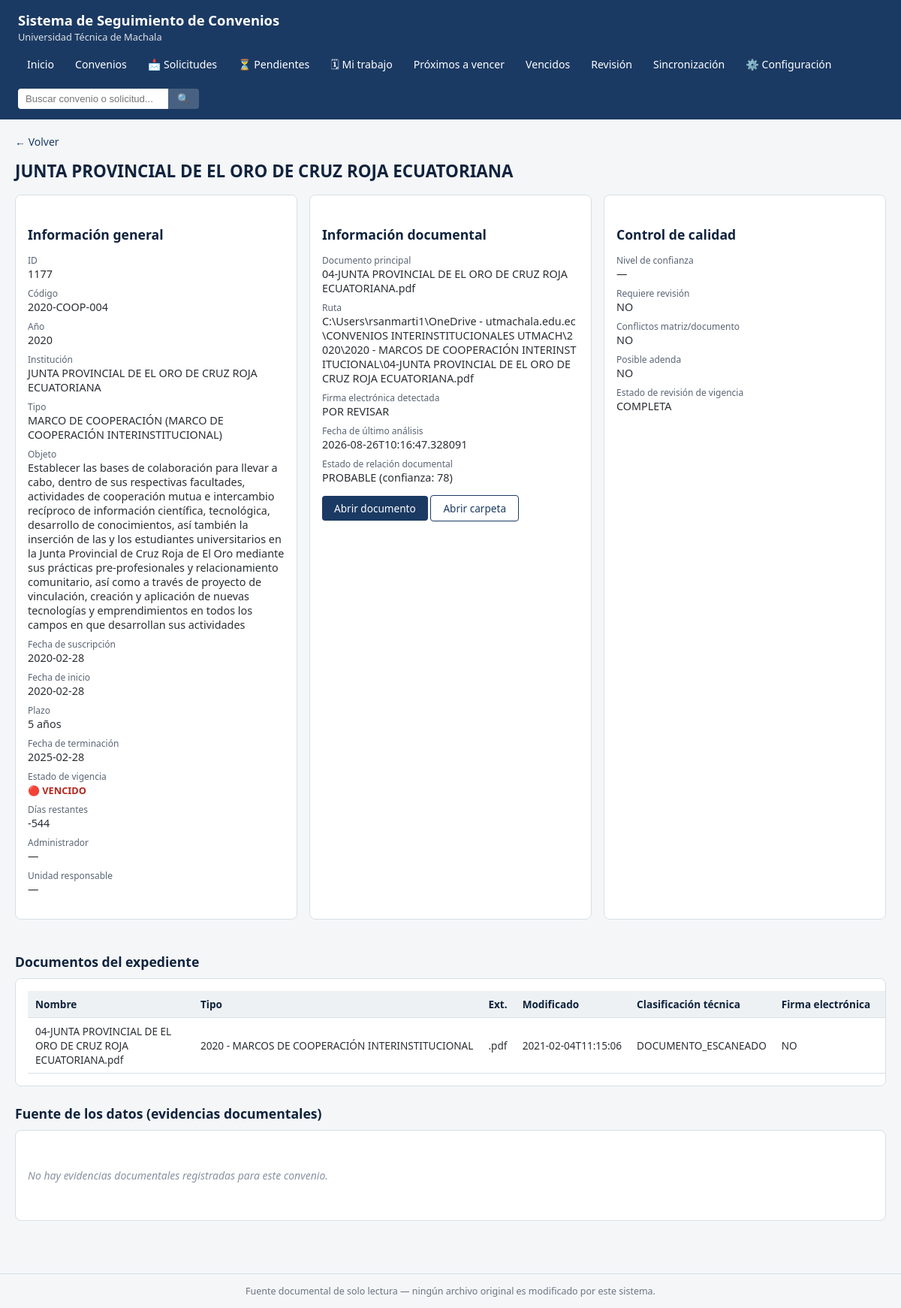
The page /convenios/1177 on the database its author committed.
### tables this page shows
CREATE TABLE convenios (
    id_sistema INTEGER PRIMARY KEY AUTOINCREMENT,
    anio INTEGER NOT NULL,
    codigo_original TEXT,
    numero_original TEXT,
    institucion TEXT,
    tipo_instrumento TEXT,
    subtipo TEXT,
    clasificacion_general TEXT,
    objeto TEXT,
    fecha_suscripcion TEXT,
    fecha_inicio TEXT,
    plazo TEXT,
    fecha_finalizacion TEXT,
    metodo_calculo_vigencia TEXT,
    administrador TEXT,
    unidad_responsable TEXT,
    observaciones_originales TEXT,
    hoja_origen TEXT,
    archivo_matriz_origen TEXT,
    fila_origen INTEGER,
    ruta_expediente TEXT,
    ruta_documento_principal TEXT,
    estado_relacion_documental TEXT,
    confianza_relacion INTEGER,
    estado_vigencia TEXT,
    requiere_revision INTEGER DEFAULT 0,
    notas_sistema TEXT,
    ruc TEXT,
    ambito TEXT,
    seccion TEXT,
    sector TEXT,
    direccion TEXT,
    representante_legal TEXT,
    contacto TEXT,
    email TEXT,
    telefono TEXT,
    carreras_beneficiadas TEXT,
    estado_original TEXT,
    link_documento_matriz TEXT,
    fecha_creacion_sistema TEXT,
    fecha_actualizacion_sistema TEXT
, objeto_documento_original TEXT, objeto_documento_resumen TEXT, fecha_suscripcion_documento TEXT, fecha_inicio_documento TEXT, plazo_documento TEXT, unidad_plazo_documento TEXT, fecha_finalizacion_documento TEXT, metodo_calculo_vigencia_documento TEXT, texto_fuente_vigencia TEXT, pagina_fuente_vigencia INTEGER, clausula_terminacion TEXT, renovacion_clausula TEXT, administrador_documento TEXT, administrador_documento_pagina INTEGER, firmantes_json TEXT, institucion_original_documento TEXT, institucion_normalizada TEXT, tiene_adenda TEXT, documento_adenda_ruta TEXT, conflicto_fecha TEXT, conflicto_institucion TEXT, requiere_revision_documental TEXT, estado_revision_vigencia TEXT, confianza_analisis TEXT, dias_para_vencimiento INTEGER, hash_documento_principal TEXT, fecha_ultimo_analisis_documento TEXT, id_solicitud_origen INTEGER);

CREATE TABLE documentos (
    id_documento INTEGER PRIMARY KEY AUTOINCREMENT,
    id_convenio INTEGER REFERENCES convenios(id_sistema),
    nombre TEXT NOT NULL,
    ruta TEXT NOT NULL UNIQUE,
    extension TEXT,
    tamano INTEGER,
    fecha_modificacion TEXT,
    anio INTEGER,
    carpeta_tipo TEXT,
    clasificacion_tecnica_pdf TEXT,
    firma_electronica_detectada TEXT,
    requiere_revision INTEGER DEFAULT 0,
    es_documento_principal INTEGER DEFAULT 0
, cantidad_firmas INTEGER, firmante_certificado TEXT, fecha_firma_metadato TEXT, emisor_certificado TEXT, razon_firma TEXT, tipo_documento_tecnico TEXT, hash_ultimo_analisis TEXT, fecha_ultimo_analisis TEXT);

### SISTEMA/routes/convenios.py (the view)
@bp.route("/convenios/<int:id_sistema>")
def ficha(id_sistema):
    conn = obtener_conexion()
    convenio = db_visualizador.obtener_convenio(conn, id_sistema)
    if convenio is None:
        abort(404)
    documentos = db_visualizador.obtener_documentos_de_convenio(conn, id_sistema)
    evidencias = db_visualizador.obtener_evidencias_de_convenio(conn, id_sistema)
    documentos_adenda = db_visualizador.obtener_adenda_documentos(conn, convenio["documento_adenda_ruta"])
    solicitud_origen = None
    if convenio["id_solicitud_origen"]:
        solicitud_origen = conn.execute(
            "SELECT id, codigo_solicitud FROM solicitudes WHERE id = ?", (convenio["id_solicitud_origen"],)
        ).fetchone()
    return render_template(
        "convenio_ficha.html",
        c=convenio, documentos=documentos, evidencias=evidencias, documentos_adenda=documentos_adenda,
        solicitud_origen=solicitud_origen,
    )

### SISTEMA/config.py (called while the page is built)
def cargar_config() -> Config:
    with open(RUTA_CONFIG_JSON, "r", encoding="utf-8") as f:
        datos = json.load(f)
    return Config(datos)

### SISTEMA/db_context.py (called while the page is built)
def obtener_conexion() -> sqlite3.Connection:
    if "db" not in g:
        config = cargar_config()
        g.db = db_visualizador.conectar(config.ruta_convenios_db)
    return g.db

### SISTEMA/services/db_visualizador.py (called while the page is built)
def conectar(ruta_db: Path) -> sqlite3.Connection:
    conn = sqlite3.connect(str(ruta_db))
    conn.row_factory = sqlite3.Row
    conn.execute("PRAGMA query_only = ON;")
    return conn

def obtener_convenio(conn, id_sistema: int):
    return conn.execute("SELECT * FROM convenios WHERE id_sistema = ?", (id_sistema,)).fetchone()

def obtener_documentos_de_convenio(conn, id_sistema: int):
    return conn.execute(
        """SELECT id_documento, nombre, ruta, extension, tamano, fecha_modificacion, carpeta_tipo,
                  clasificacion_tecnica_pdf, firma_electronica_detectada, requiere_revision,
                  es_documento_principal, tipo_documento_tecnico, cantidad_firmas, fecha_firma_metadato
           FROM documentos WHERE id_convenio = ? ORDER BY es_documento_principal DESC, nombre""",
        (id_sistema,),
    ).fetchall()

def obtener_evidencias_de_convenio(conn, id_sistema: int):
    return conn.execute(
        """SELECT campo, valor_extraido, pagina, fragmento_fuente, metodo_extraccion, nivel_confianza,
                  fecha_analisis
           FROM evidencias_documentales WHERE id_convenio = ? ORDER BY campo""",
        (id_sistema,),
    ).fetchall()

def obtener_adenda_documentos(conn, ruta_adenda: str):
    if not ruta_adenda:
        return []
    return conn.execute(
        "SELECT id_documento, nombre, ruta, fecha_modificacion FROM documentos WHERE ruta = ?",
        (ruta_adenda,),
    ).fetchall()

### SISTEMA/templates/convenio_ficha.html (shortened to what this page needs)
{% extends "base.html" %}
{% block contenido %}
<a class="enlace-volver" href="javascript:history.back()">&larr; Volver</a>
<h1>{{ c['institucion'] }}</h1>
<div class="ficha-secciones">
    <div class="panel">
        <h2>Información general</h2>
        <dl class="campo-lista">
            <dt>ID</dt><dd>{{ c['id_sistema'] }}</dd>
            <dt>Código</dt><dd>{{ c['codigo_original'] or c['numero_original'] or '—' }}</dd>
            <dt>Año</dt><dd>{{ c['anio'] }}</dd>
            <dt>Institución</dt><dd>{{ c['institucion'] }}</dd>
            <dt>Tipo</dt><dd>{{ c['tipo_instrumento'] or '—' }} {% if c['subtipo'] %}({{ c['subtipo'] }}){% endif %}</dd>
            <dt>Objeto</dt><dd>{{ c['objeto_documento_resumen'] or c['objeto'] or '—' }}</dd>
            <dt>Fecha de suscripción</dt><dd>{{ c['fecha_suscripcion_documento'] or c['fecha_suscripcion'] or '—' }}</dd>
            <dt>Fecha de inicio</dt><dd>{{ c['fecha_inicio_documento'] or c['fecha_inicio'] or '—' }}</dd>
            <dt>Plazo</dt><dd>{{ c['plazo_documento'] or c['plazo'] or '—' }}</dd>
            <dt>Fecha de terminación</dt><dd>{{ c['fecha_finalizacion_documento'] or c['fecha_finalizacion'] or '—' }}</dd>
            <dt>Estado de vigencia</dt>
            <dd>
                {% if c['estado_vigencia']=='VIGENTE' %}<span class="estado vigente">🟢 VIGENTE</span>
                {% elif c['estado_vigencia']=='PROXIMO_A_VENCER' %}<span class="estado proximo">🟡 PRÓXIMO A VENCER</span>
                {% elif c['estado_vigencia']=='VENCIDO' %}<span class="estado vencido">🔴 VENCIDO</span>
                {% else %}<span class="estado sin-info">⚪ SIN INFORMACIÓN</span>{% endif %}
            </dd>
            <dt>Días restantes</dt><dd>{{ c['dias_para_vencimiento'] if c['dias_para_vencimiento'] is not none else '—' }}</dd>
            <dt>Administrador</dt><dd>{{ c['administrador_documento'] or c['administrador'] or '—' }}</dd>
            <dt>Unidad responsable</dt><dd>{{ c['unidad_responsable'] or '—' }}</dd>
        </dl>
    </div>
    <div class="panel">
        <h2>Información documental</h2>
        <dl class="campo-lista">
            <dt>Documento principal</dt>
            <dd>{{ c['ruta_documento_principal'].split('\\')[-1] if c['ruta_documento_principal'] else '—' }}</dd>
            <dt>Ruta</dt><dd style="word-break:break-all;">{{ c['ruta_documento_principal'] or '—' }}</dd>
            <dt>Firma electrónica detectada</dt>
            <dd>{{ 'SÍ' if c['cantidad_firmas'] and c['cantidad_firmas']|default(0) else (c['tipo_documento_tecnico'] or 'POR REVISAR') }}</dd>
            <dt>Fecha de último análisis</dt><dd>{{ c['fecha_ultimo_analisis_documento'] or '—' }}</dd>
            <dt>Estado de relación documental</dt><dd>{{ c['estado_relacion_documental'] or '—' }} (confianza: {{ c['confianza_relacion'] if c['confianza_relacion'] is not none else '—' }})</dd>
        </dl>
        {% if c['ruta_documento_principal'] %}
        <p>
            <a class="btn" href="{{ url_for('convenios.abrir_documento', ruta=c['ruta_documento_principal']) }}">Abrir documento</a>
            <a class="btn btn-secundario" href="{{ url_for('convenios.abrir_carpeta', ruta=c['ruta_documento_principal']) }}">Abrir carpeta</a>
        </p>
        {% endif %}
    </div>
    <div class="panel">
        <h2>Control de calidad</h2>
        <dl class="campo-lista">
            <dt>Nivel de confianza</dt><dd>{{ c['confianza_analisis'] or '—' }}</dd>
            <dt>Requiere revisión</dt><dd>{{ c['requiere_revision_documental'] or 'NO' }}</dd>
            <dt>Conflictos matriz/documento</dt><dd>{{ c['conflicto_fecha'] or 'NO' }}</dd>
            <dt>Posible adenda</dt><dd>{{ c['tiene_adenda'] or 'NO' }}</dd>
            <dt>Estado de revisión de vigencia</dt><dd>{{ c['estado_revision_vigencia'] or '—' }}</dd>
        </dl>
    </div>
</div>
<h2>Documentos del expediente</h2>
<div class="panel">
    {% if documentos %}
    <table>
        <thead><tr><th>Nombre</th><th>Tipo</th><th>Ext.</th><th>Modificado</th><th>Clasificación técnica</th><th>Firma electrónica</th><th>Revisión</th><th></th></tr></thead>
        <tbody>
        {% for d in documentos %}
            <tr>
                <td class="col-institucion">{{ d['nombre'] }}</td>
                <td>{{ d['carpeta_tipo'] or '—' }}</td>
                <td>{{ d['extension'] or '—' }}</td>
                <td>{{ d['fecha_modificacion'] or '—' }}</td>
                <td>{{ d['tipo_documento_tecnico'] or d['clasificacion_tecnica_pdf'] or '—' }}</td>
                <td>{{ d['firma_electronica_detectada'] or ('SÍ' if d['cantidad_firmas'] else 'NO') }}</td>
                <td>{{ 'SÍ' if d['requiere_revision'] else 'NO' }}</td>
            </tr>
        {% endfor %}
        </tbody>
    </table>
    {% else %}
    <p class="texto-vacio">No hay documentos registrados para este convenio.</p>
    {% endif %}
</div>
<h2>Fuente de los datos (evidencias documentales)</h2>
<div class="panel">
    {% if evidencias %}
    <table>
        <thead><tr><th>Campo</th><th>Valor</th><th>Página</th><th>Fragmento fuente</th><th>Confianza</th></tr></thead>
        <tbody>
        {% for e in evidencias %}
            <tr>
                <td>{{ e['campo'] }}</td>
                <td>{{ e['valor_extraido'] or '—' }}</td>
                <td>{{ e['pagina'] if e['pagina'] is not none else '—' }}</td>
                <td class="col-objeto">{{ (e['fragmento_fuente'] or '—')[:180] }}</td>
                <td>{{ e['nivel_confianza'] or '—' }}</td>
            </tr>
        {% endfor %}
        </tbody>
    </table>
    {% else %}
    <p class="texto-vacio">No hay evidencias documentales registradas para este convenio.</p>
    {% endif %}
</div>
{% endblock %}

### SISTEMA/static/css/estilo.css (style rules this page uses)
:root { --azul-utmach: #1b3a63; --azul-oscuro: #10233d; --gris-fondo: #f4f6f8; --gris-borde: #d9dfe4; --gris-texto: #2b2f33; --verde: #1f8a4c; --amarillo: #b8860b; --rojo: #b3261e; --naranja: #c2660d; --azul-info: #2563a8; --blanco: #ffffff; }
* { box-sizing: border-box; }
body { margin: 0; font-family: "Segoe UI", Arial, sans-serif; background: var(--gris-fondo); color: var(--gris-texto); font-size: 14px; }
h1 { font-size: 1.4rem; margin: 0 0 16px; color: var(--azul-oscuro); }
h2 { font-size: 1.1rem; margin: 24px 0 10px; color: var(--azul-oscuro); }
.panel { background: var(--blanco); border: 1px solid var(--gris-borde); border-radius: 8px; padding: 16px; margin-bottom: 20px; overflow-x: auto; }
.btn { background: var(--azul-utmach); color: var(--blanco); border: none; padding: 7px 16px; border-radius: 4px; cursor: pointer; font-size: 0.85rem; text-decoration: none; display: inline-block; }
.btn-secundario { background: var(--blanco); color: var(--azul-utmach); border: 1px solid var(--azul-utmach); }
table { width: 100%; border-collapse: collapse; font-size: 0.85rem; }
th, td { padding: 8px 10px; border-bottom: 1px solid var(--gris-borde); text-align: left; white-space: nowrap; }
th { background: #eef1f4; color: var(--azul-oscuro); position: sticky; top: 0; }
td.col-institucion, td.col-objeto { white-space: normal; min-width: 220px; }
.estado { display: inline-flex; align-items: center; gap: 4px; font-size: 0.8rem; font-weight: 600; }
.estado.vencido { color: var(--rojo); }
.ficha-secciones { display: grid; grid-template-columns: repeat(auto-fit, minmax(320px, 1fr)); gap: 16px; }
.campo-lista dt { font-size: 0.75rem; color: #5a6472; margin-top: 8px; }
.campo-lista dd { margin: 0; font-size: 0.9rem; }
.enlace-volver { display: inline-block; margin-bottom: 14px; color: var(--azul-utmach); text-decoration: none; }
.texto-vacio { color: #8891a0; font-style: italic; padding: 20px 0; }

### rows shown on the page
convenios: institucion "JUNTA PROVINCIAL DE EL ORO DE CRUZ ROJA ECUATORIANA", id_sistema "1177", codigo_original "2020-COOP-004", anio "2020", tipo_instrumento "MARCO DE COOPERACIÓN", subtipo "MARCO DE COOPERACIÓN INTERINSTITUCIONAL", objeto "Establecer las bases de colaboración para llevar a cabo, dentro de sus respectivas facultades, actividades de cooperación mutua e intercambio recíproco de información científica, tecnológica, desarrollo de conocimientos, así también la inserción de las y los estudiantes universitarios en la Junta Provincial de Cruz Roja de El Oro mediante sus prácticas pre-profesionales y relacionamiento comunitario, así como a través de proyecto de vinculación, creación y aplicación de nuevas tecnologías y emprendimientos en todos los campos en que desarrollan sus actividades", fecha_suscripcion "2020-02-28", fecha_inicio "2020-02-28", plazo "5 años", fecha_finalizacion "2025-02-28", dias_para_vencimiento "-544", ruta_documento_principal "04-JUNTA PROVINCIAL DE EL ORO DE CRUZ ROJA ECUATORIANA.pdf", ruta_documento_principal "C:\\Users\\rsanmarti1\\OneDrive - utmachala.edu.ec\\CONVENIOS INTERINSTITUCIONALES UTMACH\\2020\\2020 - MARCOS DE COOPERACIÓN INTERINSTITUCIONAL\\04-JUNTA PROVINCIAL DE EL ORO DE CRUZ ROJA ECUATORIANA.pdf", fecha_ultimo_analisis_documento "2026-08-26T10:16:47.328091", estado_relacion_documental "PROBABLE", confianza_relacion "78", requiere_revision_documental "NO", conflicto_fecha "NO", tiene_adenda "NO", estado_revision_vigencia "COMPLETA"
documentos: nombre "04-JUNTA PROVINCIAL DE EL ORO DE CRUZ ROJA ECUATORIANA.pdf", carpeta_tipo "2020 - MARCOS DE COOPERACIÓN INTERINSTITUCIONAL", extension ".pdf", fecha_modificacion "2021-02-04T11:15:06", tipo_documento_tecnico "DOCUMENTO_ESCANEADO", firma_electronica_detectada "NO"

### other values the page prints
{{ c['administrador_documento'] or c['administrador'] or '—' }} "—"
{{ c['unidad_responsable'] or '—' }} "—"
{{ c['confianza_analisis'] or '—' }} "—"
